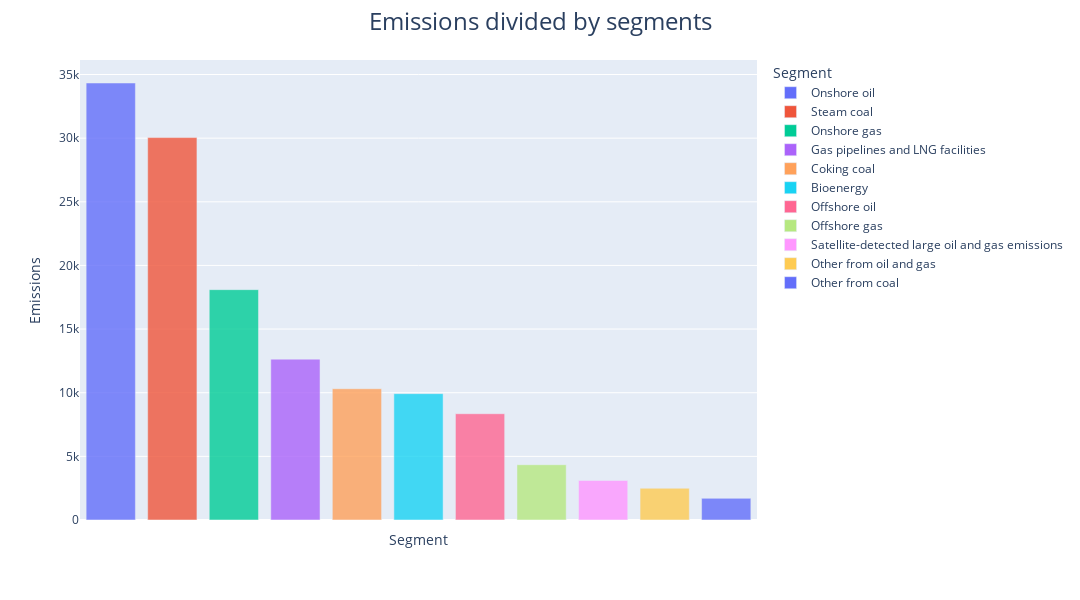

Source (notebook cell):
### Code cell
fig = px.bar(segment, x='Segment', y='Emissions', color='Segment',
              opacity=0.8)
fig.update_layout(title='Emissions divided by segments', xaxis_title='Segment',
                  yaxis_title='Emissions', xaxis_tickangle=0,title_font_size=24)
fig.update_xaxes(showticklabels=False)

fig.update_layout(height=600, width=1080)
# Center the title
fig.update_layout(title_x=0.5)
fig.show()

### Figure 1 — Plotly figure (JSON) as saved in the notebook; plotly's stock layout.template omitted (floating-point values rounded to 4 significant figures)
{"data": [{"alignmentgroup": "True", "hovertemplate": "Segment=%{x}<br>Emissions=%{y}<extra></extra>", "legendgroup": "Onshore oil", "marker": {"color": "#636efa", "opacity": 0.8, "pattern": {"shape": ""}}, "name": "Onshore oil", "offsetgroup": "Onshore oil", "orientation": "v", "showlegend": true, "textposition": "auto", "type": "bar", "x": ["Onshore oil"], "xaxis": "x", "y": [34330.0], "yaxis": "y"}, {"alignmentgroup": "True", "hovertemplate": "Segment=%{x}<br>Emissions=%{y}<extra></extra>", "legendgroup": "Steam coal", "marker": {"color": "#EF553B", "opacity": 0.8, "pattern": {"shape": ""}}, "name": "Steam coal", "offsetgroup": "Steam coal", "orientation": "v", "showlegend": true, "textposition": "auto", "type": "bar", "x": ["Steam coal"], "xaxis": "x", "y": [30050.0], "yaxis": "y"}, {"alignmentgroup": "True", "hovertemplate": "Segment=%{x}<br>Emissions=%{y}<extra></extra>", "legendgroup": "Onshore gas", "marker": {"color": "#00cc96", "opacity": 0.8, "pattern": {"shape": ""}}, "name": "Onshore gas", "offsetgroup": "Onshore gas", "orientation": "v", "showlegend": true, "textposition": "auto", "type": "bar", "x": ["Onshore gas"], "xaxis": "x", "y": [18100.0], "yaxis": "y"}, {"alignmentgroup": "True", "hovertemplate": "Segment=%{x}<br>Emissions=%{y}<extra></extra>", "legendgroup": "Gas pipelines and LNG facilities", "marker": {"color": "#ab63fa", "opacity": 0.8, "pattern": {"shape": ""}}, "name": "Gas pipelines and LNG facilities", "offsetgroup": "Gas pipelines and LNG facilities", "orientation": "v", "showlegend": true, "textposition": "auto", "type": "bar", "x": ["Gas pipelines and LNG facilities"], "xaxis": "x", "y": [12640.0], "yaxis": "y"}, {"alignmentgroup": "True", "hovertemplate": "Segment=%{x}<br>Emissions=%{y}<extra></extra>", "legendgroup": "Coking coal", "marker": {"color": "#FFA15A", "opacity": 0.8, "pattern": {"shape": ""}}, "name": "Coking coal", "offsetgroup": "Coking coal", "orientation": "v", "showlegend": true, "textposition": "auto", "type": "bar", "x": ["Coking coal"], "xaxis": "x", "y": [10310.0], "yaxis": "y"}, {"alignmentgroup": "True", "hovertemplate": "Segment=%{x}<br>Emissions=%{y}<extra></extra>", "legendgroup": "Bioenergy", "marker": {"color": "#19d3f3", "opacity": 0.8, "pattern": {"shape": ""}}, "name": "Bioenergy", "offsetgroup": "Bioenergy", "orientation": "v", "showlegend": true, "textposition": "auto", "type": "bar", "x": ["Bioenergy"], "xaxis": "x", "y": [9926.0], "yaxis": "y"}, {"alignmentgroup": "True", "hovertemplate": "Segment=%{x}<br>Emissions=%{y}<extra></extra>", "legendgroup": "Offshore oil", "marker": {"color": "#FF6692", "opacity": 0.8, "pattern": {"shape": ""}}, "name": "Offshore oil", "offsetgroup": "Offshore oil", "orientation": "v", "showlegend": true, "textposition": "auto", "type": "bar", "x": ["Offshore oil"], "xaxis": "x", "y": [8350.0], "yaxis": "y"}, {"alignmentgroup": "True", "hovertemplate": "Segment=%{x}<br>Emissions=%{y}<extra></extra>", "legendgroup": "Offshore gas", "marker": {"color": "#B6E880", "opacity": 0.8, "pattern": {"shape": ""}}, "name": "Offshore gas", "offsetgroup": "Offshore gas", "orientation": "v", "showlegend": true, "textposition": "auto", "type": "bar", "x": ["Offshore gas"], "xaxis": "x", "y": [4342.0], "yaxis": "y"}, {"alignmentgroup": "True", "hovertemplate": "Segment=%{x}<br>Emissions=%{y}<extra></extra>", "legendgroup": "Satellite-detected large oil and gas emissions", "marker": {"color": "#FF97FF", "opacity": 0.8, "pattern": {"shape": ""}}, "name": "Satellite-detected large oil and gas emissions", "offsetgroup": "Satellite-detected large oil and gas emissions", "orientation": "v", "showlegend": true, "textposition": "auto", "type": "bar", "x": ["Satellite-detected large oil and gas emissions"], "xaxis": "x", "y": [3106.0], "yaxis": "y"}, {"alignmentgroup": "True", "hovertemplate": "Segment=%{x}<br>Emissions=%{y}<extra></extra>", "legendgroup": "Other from oil and gas", "marker": {"color": "#FECB52", "opacity": 0.8, "pattern": {"shape": ""}}, "name": "Other from oil and gas", "offsetgroup": "Other from oil and gas", "orientation": "v", "showlegend": true, "textposition": "auto", "type": "bar", "x": ["Other from oil and gas"], "xaxis": "x", "y": [2493.0], "yaxis": "y"}, {"alignmentgroup": "True", "hovertemplate": "Segment=%{x}<br>Emissions=%{y}<extra></extra>", "legendgroup": "Other from coal", "marker": {"color": "#636efa", "opacity": 0.8, "pattern": {"shape": ""}}, "name": "Other from coal", "offsetgroup": "Other from coal", "orientation": "v", "showlegend": true, "textposition": "auto", "type": "bar", "x": ["Other from coal"], "xaxis": "x", "y": [1699.0], "yaxis": "y"}], "layout": {"barmode": "relative", "height": 600, "legend": {"title": {"text": "Segment"}, "tracegroupgap": 0}, "margin": {"t": 60}, "title": {"font": {"size": 24}, "text": "Emissions divided by segments", "x": 0.5}, "width": 1080, "xaxis": {"anchor": "y", "categoryarray": ["Onshore oil", "Steam coal", "Onshore gas", "Gas pipelines and LNG facilities", "Coking coal", "Bioenergy", "Offshore oil", "Offshore gas", "Satellite-detected large oil and gas emissions", "Other from oil and gas", "Other from coal"], "categoryorder": "array", "domain": [0, 1], "showticklabels": false, "tickangle": 0, "title": {"text": "Segment"}}, "yaxis": {"anchor": "x", "domain": [0, 1], "title": {"text": "Emissions"}}}}
